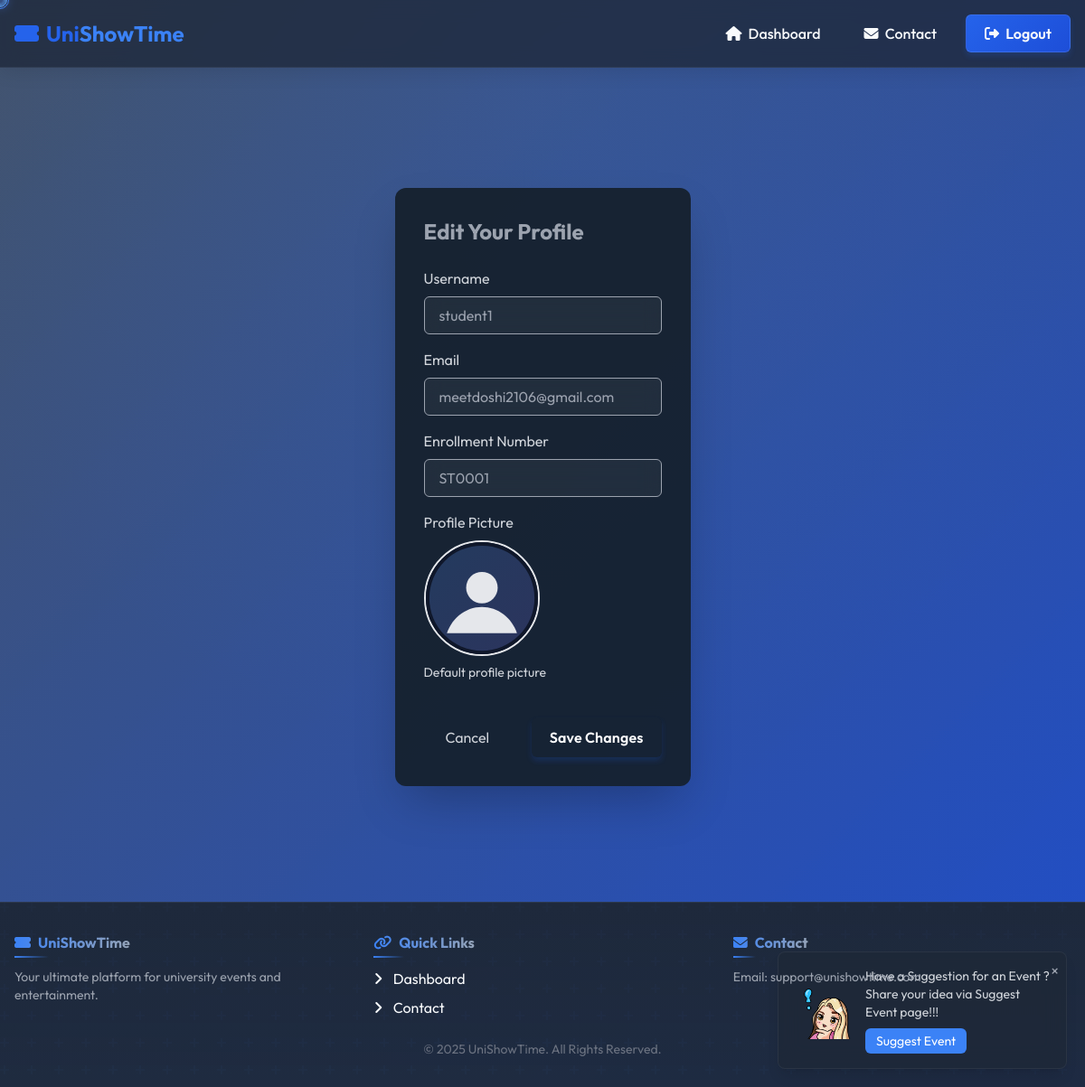
Page /profile/edit/ (signed in) on the committed database.
### mainapp/models.py (models this page shows, shortened)
class CustomUser(AbstractUser, PermissionsMixin):
    role = models.CharField(max_length=20, choices=ROLE_CHOICES, default='student')
    enrollment_no = models.CharField(max_length=20, unique=True, null=True, blank=True)
    department = models.ForeignKey(Department, on_delete=models.SET_NULL, null=True, blank=True)
    profile_image = models.ImageField(upload_to='profiles/', blank=True, null=True)

### mainapp/views.py (the view)
# urls.py: path('profile/edit/', views.edit_profile, name='edit_profile'),
@login_required
def edit_profile(request):
    if request.method == 'POST':
        form = ProfileEditForm(request.POST, request.FILES, instance=request.user)
        if form.is_valid():
            user = form.save(commit=False)
            if user.role == 'student':
                user.enrollment_no = form.cleaned_data.get('enrollment_no')
            elif user.role == 'teacher':
                user.department = form.cleaned_data.get('department')
            user.save()
            messages.success(request, 'Your profile has been updated successfully!')
            return redirect('dashboard')
    else:
        form = ProfileEditForm(instance=request.user)
    return render(request, 'mainapp/edit_profile.html', {'form': form})

### mainapp/forms.py
class ProfileEditForm(forms.ModelForm):
    email = forms.EmailField(required=True)
    profile_image = forms.ImageField(required=False, label='Profile Picture')
    department = forms.ModelChoiceField(queryset=None, required=False)
    class Meta:
        model = CustomUser
        fields = ['username', 'email', 'enrollment_no', 'department', 'profile_image']
    def __init__(self, *args, **kwargs):
        super().__init__(*args, **kwargs)
        from .models import Department
        self.fields['department'].queryset = Department.objects.all()
        if self.instance:
            if self.instance.role == 'student':
                self.fields['enrollment_no'].required = True
                self.fields['department'].required = False
            elif self.instance.role == 'teacher':  # Role check for teacher
                self.fields['enrollment_no'].required = False
                self.fields['department'].required = True
            else:
                self.fields['enrollment_no'].required = False
                self.fields['department'].required = False

### mainapp/templates/mainapp/edit_profile.html (shortened to what this page needs)
{% extends 'base.html' %}
{% load static %}
{% block content %}
<div class="container mx-auto px-4 py-8 mt-20">
    <div class="max-w-2xl mx-auto bg-[#141E28]/90 rounded-xl overflow-hidden shadow-2xl">
        <div class="p-6 md:p-8">
            <h1 class="text-2xl font-bold text-gray-400 mb-6">Edit Your Profile</h1>
            <form method="post" enctype="multipart/form-data" class="space-y-6">
                <div class="space-y-4">
                    <div>
                        <label for="id_username" class="block text-gray-300 mb-2">Username</label>
                        <input type="text" name="username" id="id_username" value="{{ form.username.value|default:'' }}" class="w-full px-4 py-2 rounded-md bg-#394867 border border-#547792 text-gray-400 focus:outline-none focus:ring-2 focus:ring-#94B4C1">
                    </div>
                    <div>
                        <label for="id_email" class="block text-gray-300 mb-2">Email</label>
                        <input type="email" name="email" id="id_email" value="{{ form.email.value|default:'' }}" class="w-full px-4 py-2 rounded-md bg-#394867 border border-#547792 text-gray-400 focus:outline-none focus:ring-2 focus:ring-#94B4C1">
                    </div>
                    {% if user.role == 'student' %}
                    <div>
                        <label for="id_enrollment_no" class="block text-gray-300 mb-2">Enrollment Number</label>
                        <input type="text" name="enrollment_no" id="id_enrollment_no" value="{{ form.enrollment_no.value|default:'' }}" class="w-full px-4 py-2 rounded-md bg-#394867 border border-#547792 text-gray-400 focus:outline-none focus:ring-2 focus:ring-#94B4C1">
                    </div>
                    {% endif %}
                    <div>
                        <label for="id_profile_image" class="block text-gray-300 mb-2">Profile Picture</label>
                        {% if user.profile_image %}
                        <div class="mb-4">
                            <img src="{{ user.profile_image.url }}" alt="Current Profile Image" class="w-32 h-32 object-cover rounded-full border-2 border-#547792">
                            <p class="text-gray-300 text-sm mt-2">Current profile picture</p>
                        </div>
                        {% else %}
                        <div class="mb-4">
                            <img src="{% static 'images/default_profile.svg' %}" alt="Default Profile Image" class="w-32 h-32 object-cover rounded-full border-2 border-#547792">
                            <p class="text-gray-300 text-sm mt-2">Default profile picture</p>
                        </div>
                        {% endif %}
                    </div>
                </div>
                <div class="flex justify-between items-center pt-4">
                    <a href="{% url 'dashboard' %}" class="px-6 py-2 bg-#394867 text-gray-300 rounded-md hover:bg-#213448 transition-colors duration-300">Cancel</a>
                    <button type="submit" class="px-6 py-2 bg-gradient-to-r from-#547792 to-#3A5A7A text-gray-400 rounded-md hover:from-#3A5A7A hover:to-#213448 transition-all duration-300">Save Changes</button>
                </div>
            </form>
        </div>
    </div>
</div>
{% endblock %}

### static/css/form-enhancements.css (style rules this page uses)
.has-content { border-color: var(--color-accent-light) !important; background-color: rgba(37, 99, 235, 0.02); transition: all 0.3s cubic-bezier(0.4, 0, 0.2, 1); }
input:not([type="radio"]):not([type="checkbox"]), textarea, select { transition: all 0.3s cubic-bezier(0.4, 0, 0.2, 1); border: 1px solid rgba(100, 116, 139, 0.3); border-radius: 0.375rem; background-color: rgba(255, 255, 255, 0.05); backdrop-filter: blur(10px); -webkit-backdrop-filter: blur(10px); }
button[type="submit"], input[type="submit"] { background: linear-gradient(135deg, var(--color-accent), var(--color-accent-dark, #1e40af)); border: none; border-radius: 0.375rem; padding: 0.625rem 1.25rem; color: white; font-weight: 600; letter-spacing: 0.01em; box-shadow: 0 4px 6px rgba(37, 99, 235, 0.2), 0 1px 3px rgba(0, 0, 0, 0.1); transition: all 0.3s cubic-bezier(0.4, 0, 0.2, 1); position: relative; overflow: hidden; z-index: 1; }
button[type="submit"]::before, input[type="submit"]::before { content: ''; position: absolute; top: 0; left: -100%; width: 100%; height: 100%; background: linear-gradient(90deg, transparent, rgba(255, 255, 255, 0.2), transparent); transition: left 0.7s ease; z-index: -1; }

### mainapp/templates/base.html (style rules this page uses)
:root { --primary: #2563eb; --primary-light: #3b82f6; --primary-dark: #1d4ed8; --secondary: #64748b; --secondary-light: #94a3b8; --secondary-dark: #475569; --dark: #1e293b; --dark-light: #334155; --light: #f8fafc; --accent: #8b5cf6; --accent-light: #a78bfa; --accent-dark: #7c3aed; --success: #10b981; --success-light: #34d399; --success-dark: #059669; --warning: #f59e0b; --warning-light: #fbbf24; --warning-dark: #d97706; --error: #ef4444; --error-light: #f87171; --error-dark: #dc2626; }
body { font-family: 'Outfit', sans-serif; background: var(--dark); color: var(--light); margin: 0; min-height: 100vh; display: flex; flex-direction: column; overflow-x: hidden; }

### rows in the picture
CustomUser: username "student1", email "meetdoshi2106@gmail.com", enrollment_no "ST0001"
